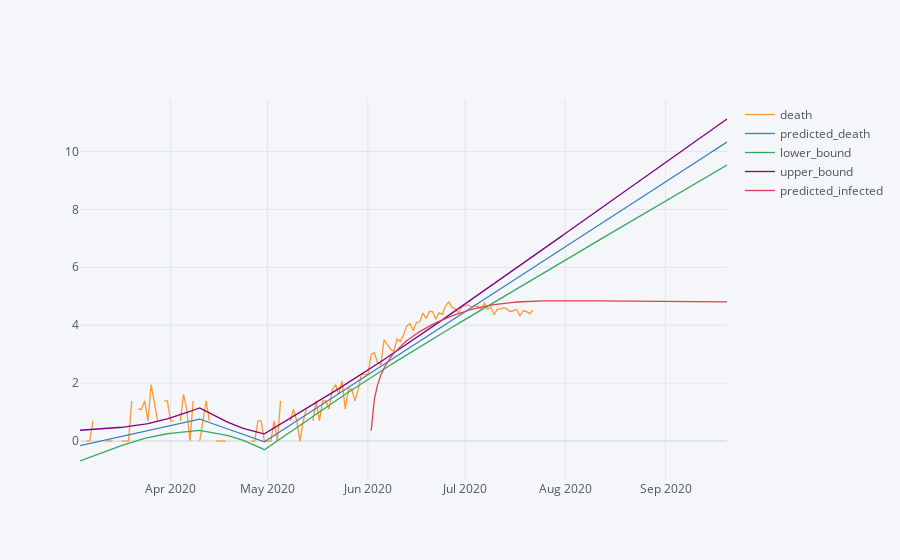

Here is the notebook cell this chart was saved with:
### Code cell
log_fit.merge(log_daily_predicted_case, left_index=True, right_index=True, how='left').iplot()

### Figure 1 — Plotly figure (JSON) as saved in the notebook; plotly's stock layout.template omitted (floating-point values rounded to 4 significant figures; data arrays with more than 128 entries replaced by an {"elided": "..."} marker saying what was removed)
{"data": [{"line": {"color": "rgba(255, 153, 51, 1.0)", "dash": "solid", "shape": "linear", "width": 1.3}, "mode": "lines", "name": "death", "text": "", "type": "scatter", "x": {"elided": "201 str values"}, "y": {"elided": "201 mixed values"}}, {"line": {"color": "rgba(55, 128, 191, 1.0)", "dash": "solid", "shape": "linear", "width": 1.3}, "mode": "lines", "name": "predicted_death", "text": "", "type": "scatter", "x": {"elided": "201 str values"}, "y": {"elided": "201 float values"}}, {"line": {"color": "rgba(50, 171, 96, 1.0)", "dash": "solid", "shape": "linear", "width": 1.3}, "mode": "lines", "name": "lower_bound", "text": "", "type": "scatter", "x": {"elided": "201 str values"}, "y": {"elided": "201 float values"}}, {"line": {"color": "rgba(128, 0, 128, 1.0)", "dash": "solid", "shape": "linear", "width": 1.3}, "mode": "lines", "name": "upper_bound", "text": "", "type": "scatter", "x": {"elided": "201 str values"}, "y": {"elided": "201 float values"}}, {"line": {"color": "rgba(219, 64, 82, 1.0)", "dash": "solid", "shape": "linear", "width": 1.3}, "mode": "lines", "name": "predicted_infected", "text": "", "type": "scatter", "x": {"elided": "201 str values"}, "y": {"elided": "201 mixed values"}}], "layout": {"legend": {"bgcolor": "#F5F6F9", "font": {"color": "#4D5663"}}, "paper_bgcolor": "#F5F6F9", "plot_bgcolor": "#F5F6F9", "title": {"font": {"color": "#4D5663"}}, "xaxis": {"gridcolor": "#E1E5ED", "showgrid": true, "tickfont": {"color": "#4D5663"}, "title": {"font": {"color": "#4D5663"}, "text": ""}, "zerolinecolor": "#E1E5ED"}, "yaxis": {"gridcolor": "#E1E5ED", "showgrid": true, "tickfont": {"color": "#4D5663"}, "title": {"font": {"color": "#4D5663"}, "text": ""}, "zerolinecolor": "#E1E5ED"}}}
